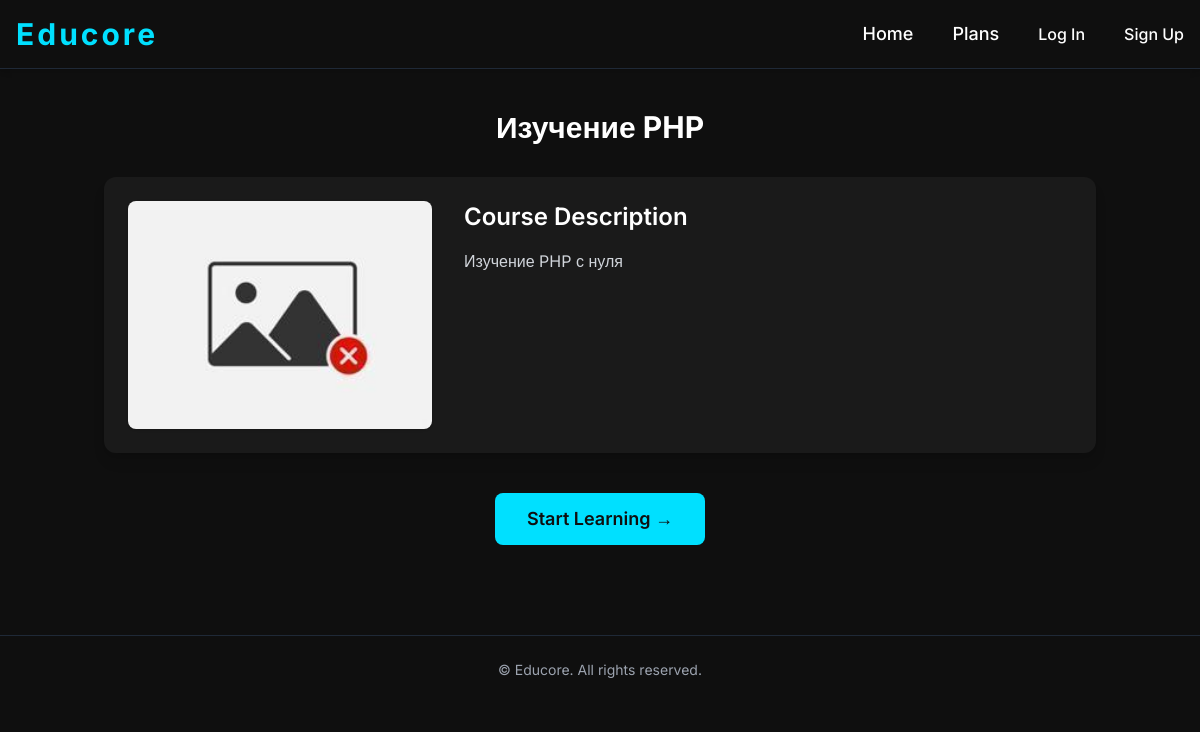
/course/php, run on an earlier commit of the app's database.
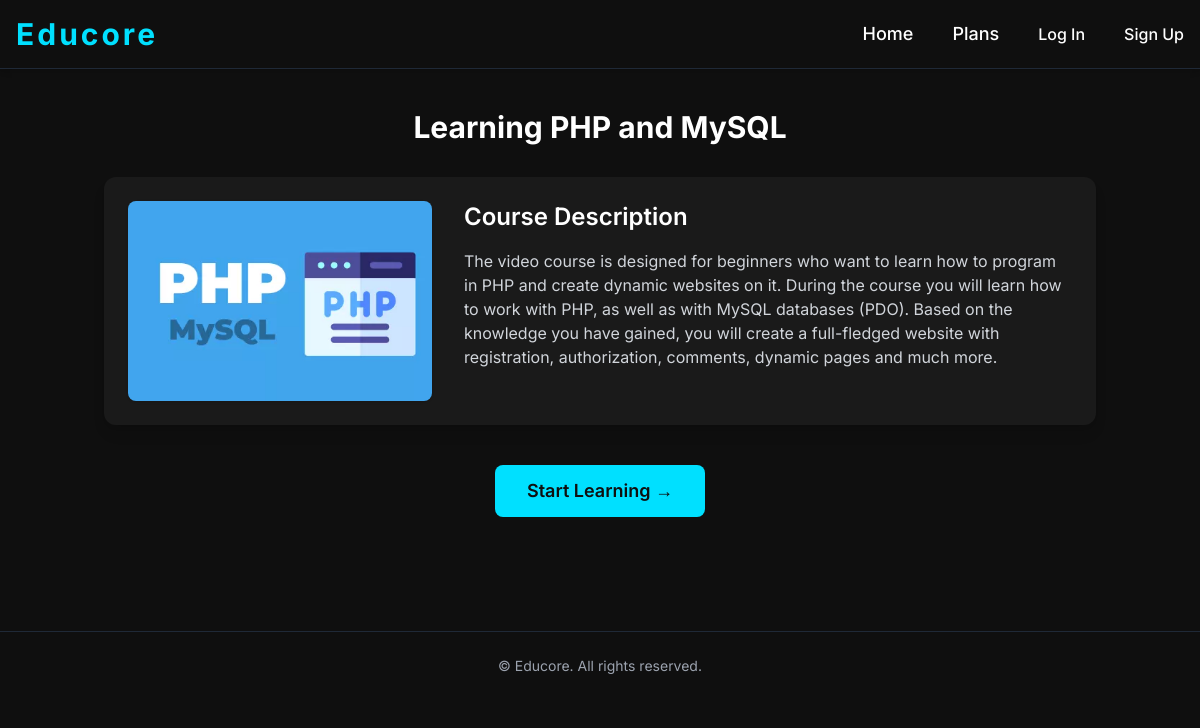
And on a later commit of the database.
### courses/models.py (models this page shows, shortened)
class Course(models.Model):
    slug = models.SlugField('Unique course slug', unique=True)
    title = models.CharField('Course title', max_length=120)
    desc = models.TextField('Course description')
    image = models.ImageField('Image', default='default.jpg', upload_to='course_images')
    is_free = models.BooleanField('Free?', default=True)
    category = models.CharField('Category', max_length=50, choices=COURSE_CATEGORIES, default='all')
    def __str__(self):
        return self.title

### courses/views.py (the view)
# urls.py: path('course/<slug>', views.CourseDetailPage.as_view(), name='course-detail'),
class CourseDetailPage(DetailView):
    model = Course
    template_name = 'courses/course-detail.html'
    def get_context_data(self, *, object_list=None, **kwargs):
        ctx = super(CourseDetailPage, self).get_context_data(**kwargs)
        course = Course.objects.filter(slug=self.kwargs['slug']).first()
        ctx['title'] = course
        ctx['lessons'] = Lesson.objects.filter(course=course).order_by('number')
        return ctx

### courses/models.py (called while the page is built)
    def get_absolute_url(self):
        return reverse('lesson-detail', kwargs={'slug': self.course.slug, 'lesson_slug': self.slug})

### templates/courses/course-detail.html
{% extends 'layout.html' %}
{% block main %}
<div class="container mx-auto px-4 py-10">
  <div class="w-full text-center mb-8">
      <h1 class="text-3xl font-bold text-white">{{ object.title }}</h1>
    </div>
  <div class="bg-card p-6 rounded-xl shadow-lg flex flex-col lg:flex-row gap-8">
    <div class="w-full lg:w-1/3 flex justify-center">
      <div class="w-full max-w-sm">
        {% if object.image %}
          <img src="{{ object.image.url }}" alt="{{ object.title }}" class="rounded-lg w-full h-auto object-cover shadow">
        {% else %}
          <img src="/pictures/default.jpg" alt="{{ object.title }}" class="rounded-lg w-full h-auto object-cover shadow">
        {% endif %}
      </div>
    </div>
    <div class="w-full lg:w-2/3">
      <h2 class="text-2xl font-semibold text-white mb-4">Course Description</h2>
      {% if object.is_free == False and user.is_authenticated == False %}
        <p class="text-md text-gray-300">
          You need to <a href="{% url 'reg' %}" class="text-neon hover:underline">register</a> to access this course.
        </p>
      {% else %}
        {% if object.is_free or user.profile.account_type == 'full' %}
          <p class="text-md text-gray-300 mb-6">{{ object.desc }}</p>
        {% else %}
          <p class="text-md text-gray-300">
            You need to purchase a <a href="{% url 'tarrifs' %}" class="text-neon hover:underline">subscription</a>!
          </p>
        {% endif %}
      {% endif %}
    </div>
  </div>
  {% if object.is_free or user.profile.account_type == 'full' and lessons %}
    <div class="mt-10 flex justify-center">
      {% if lessons|length > 0 %}
        <a href="{{ lessons.0.get_absolute_url }}" class="text-md inline-block bg-neon text-background font-semibold py-3 px-8 rounded-lg text-lg hover:bg-accent/20 transition">
          Start Learning →
        </a>
      {% endif %}
    </div>
  {% endif %}
</div>
{% endblock %}

What changed in the data, as far as the page shows it:
changed Course: title "Изучение PHP" → "Learning PHP and MySQL"; image: picture added in place of a placeholder; desc "Изучение PHP с нуля" → "The video course is designed for beginners who want to learn how to program in PHP and create dynamic websites on it. During the course you will learn how to work with PHP, as well as with MySQL databases (PDO). Based on the knowledge you have gained, you will create a full-fledged website with registration, authorization, comments, dynamic pages and much more."
